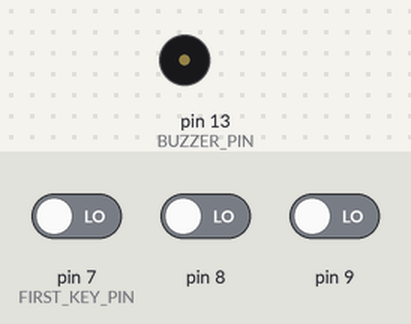
A sketch run on a simulated Arduino Uno, built with avr-gcc and run on an emulated ATmega328P. On the bench: buzzer (waves = sounding). The test bench sets the inputs (shaded band); at power-on: pin 7 (FIRST_KEY_PIN) LOW, pin 8 LOW, pin 9 LOW.

Above: at 0.1 s.
At 1.2 s:
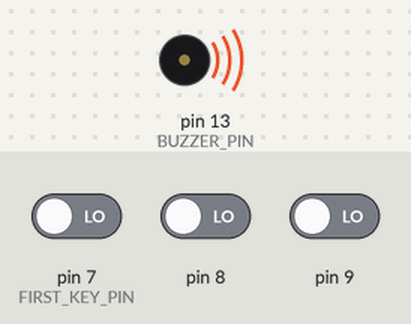
Timing chart, 0 to 0.2 s (numbered marks = the images above; inputs shaded):
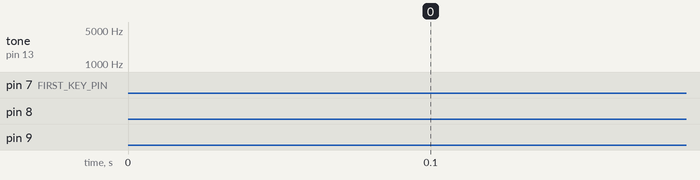

The sketch:

bonus0.ino
```cpp
#include <Arduino.h>

#define BUZZER_PIN 13
#define FIRST_KEY_PIN 7
#define KEY_COUNT 3

void setup()
{
    pinMode(BUZZER_PIN, OUTPUT);
}

unsigned char i = 0;

void loop()
{

    int keyPin = i + FIRST_KEY_PIN;

    bool keyUp = digitalRead(keyPin);

    if (!keyUp)
    {
        int frequency = 2000 + i * 1500;

        tone(BUZZER_PIN, frequency, 20);
    }

    ++i %= KEY_COUNT;
}
```
